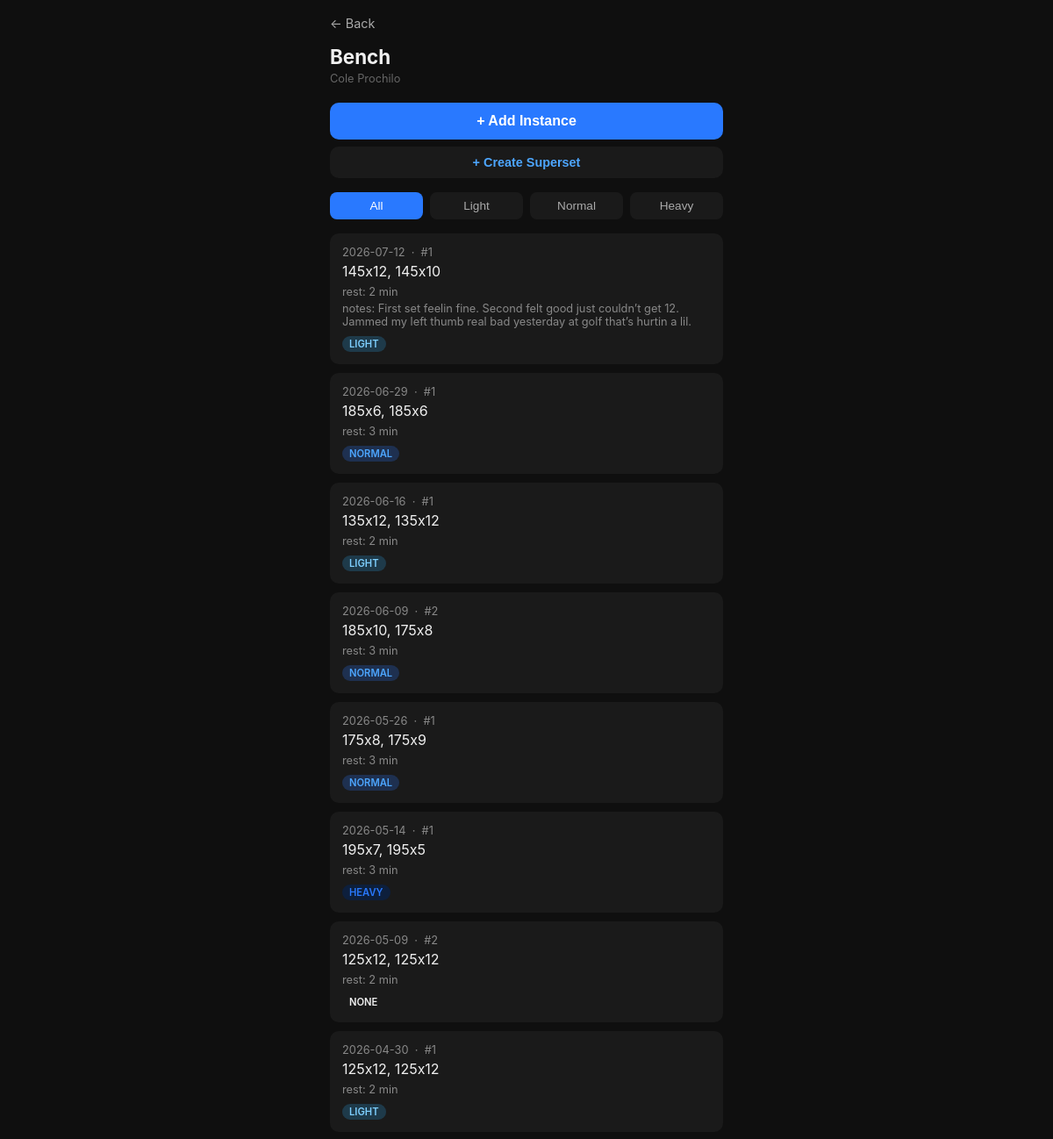
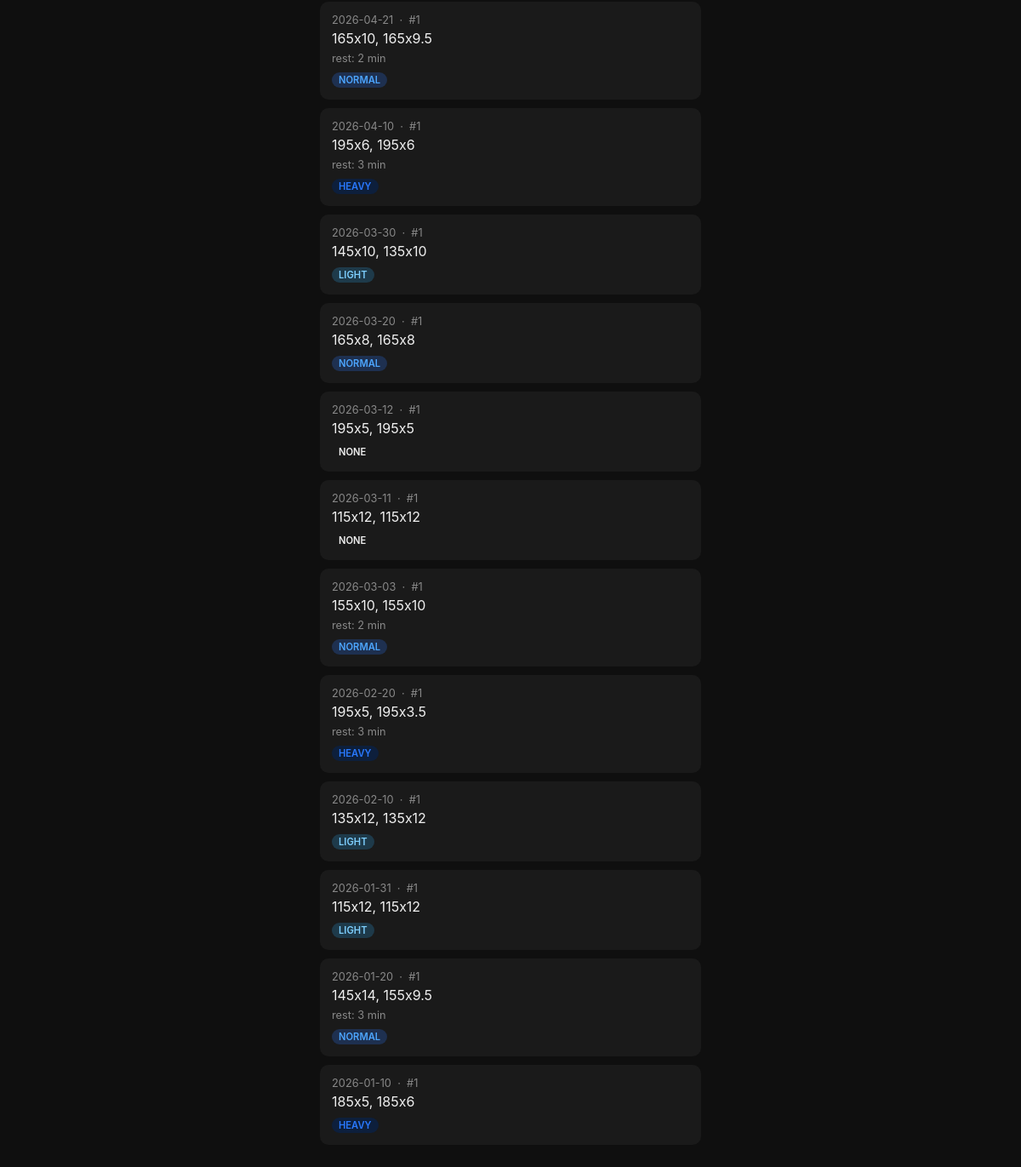
The page /user/1/exercise/21 on the database its author committed (2 pictures, top to bottom).
### tables this page shows
CREATE TABLE "exercises" (
    exercise_id   INTEGER PRIMARY KEY AUTOINCREMENT,
    primary_name  TEXT NOT NULL,
    muscle_group  TEXT,
    user_id       INTEGER REFERENCES users(user_id)
);

CREATE TABLE users (
    user_id       INTEGER PRIMARY KEY AUTOINCREMENT,
    username      TEXT NOT NULL UNIQUE,
    password_hash TEXT NOT NULL,
    date_created  TEXT NOT NULL
);

CREATE TABLE exercise_sets (
    set_id       INTEGER PRIMARY KEY AUTOINCREMENT,
    instance_id  INTEGER NOT NULL REFERENCES exercise_instances(instance_id),
    set_number   INTEGER NOT NULL,
    weight       REAL,
    reps         REAL,
    rest_time    REAL
, notes TEXT);

CREATE TABLE workout_sessions (
    workout_id    INTEGER PRIMARY KEY AUTOINCREMENT,
    user_id       INTEGER NOT NULL REFERENCES users(user_id),
    date          TEXT NOT NULL,
    split_day     TEXT REFERENCES split_days(name)
, ended INTEGER DEFAULT 0, notes TEXT);

CREATE TABLE exercise_instances (
    instance_id    INTEGER PRIMARY KEY AUTOINCREMENT,
    workout_id     INTEGER NOT NULL REFERENCES workout_sessions(workout_id),
    exercise_id    INTEGER NOT NULL REFERENCES exercises(exercise_id),
    entered_name   TEXT NOT NULL,
    intensity      TEXT,
    workout_index  INTEGER,
    notes          TEXT
);

### web_app.py (the view)
@app.route("/user/<int:user_id>/exercise/<int:exercise_id>")
def exercise_history(user_id, exercise_id):
    with get_conn() as conn:
        user = conn.execute("SELECT username FROM users WHERE user_id = ?", (user_id,)).fetchone()
        latest_session = conn.execute(
            "SELECT workout_id, date FROM workout_sessions WHERE user_id = ? ORDER BY workout_id DESC LIMIT 1",
            (user_id,)
        ).fetchone()
    intensity_filter = request.args.get("intensity")
    primary_name, history = get_exercise_history(exercise_id, user_id)
    if intensity_filter:
        history = [h for h in history if h["intensity"] == intensity_filter]
    return render_template("exercise_history.html", user_id=user_id, username=user[0],
                           primary_name=primary_name, history=history,
                           intensity_filter=intensity_filter, exercise_id=exercise_id,
                           latest_session_date=latest_session[1] if latest_session else None,
                           latest_session_id=latest_session[0] if latest_session else None)

### db.py (called while the page is built)
def get_conn():
    conn = sqlite3.connect(DB_PATH)
    conn.execute("PRAGMA foreign_keys = ON")
    return conn

### web_app.py (called while the page is built)
def _fmt_weight(w):
    return int(w) if w == int(w) else w

### templates/exercise_history.html (shortened to what this page needs)
{% extends "base.html" %}
{% block content %}
<a class="back-link" href="javascript:history.back()">← Back</a>
<h1>{{ primary_name.title() }}</h1>
<div class="username-tag">{{ username.title() }}</div>
{% if latest_session_date %}
  <button id="add-instance-btn" onclick="goToLog()" style="display:block; width:100%; background:#2979ff; color:#fff; text-align:center; padding:12px; border-radius:10px; margin-bottom:8px; font-size:1rem; font-weight:600; border:none; cursor:pointer;">+ Add Instance</button>
  <button onclick="goToSuperset()" style="display:block; width:100%; background:#1a1a1a; color:#4da6ff; text-align:center; padding:10px; border-radius:10px; margin-bottom:16px; font-size:0.9rem; font-weight:600; border:none; cursor:pointer;">+ Create Superset</button>
{% endif %}
<div class="filter-row">
  <button class="filter-btn {% if not intensity_filter %}active{% endif %}" onclick="location.replace('{{ url_for('exercise_history', user_id=user_id, exercise_id=exercise_id) }}');">All</button>
  <button class="filter-btn {% if intensity_filter == 'light' %}active{% endif %}" onclick="location.replace('{{ url_for('exercise_history', user_id=user_id, exercise_id=exercise_id, intensity='light') }}');">Light</button>
  <button class="filter-btn {% if intensity_filter == 'normal' %}active{% endif %}" onclick="location.replace('{{ url_for('exercise_history', user_id=user_id, exercise_id=exercise_id, intensity='normal') }}');">Normal</button>
  <button class="filter-btn {% if intensity_filter == 'heavy' %}active{% endif %}" onclick="location.replace('{{ url_for('exercise_history', user_id=user_id, exercise_id=exercise_id, intensity='heavy') }}');">Heavy</button>
</div>
{% if not history %}
  <p style="color:#666;">No history found.</p>
{% else %}
  {% for entry in history | reverse %}
  <div class="card">
    <div class="date-label">{{ entry.date }} &nbsp;·&nbsp; #{{ entry.workout_index }}</div>
    <div class="set-row">{{ entry.sets }}</div>
    {% if entry.rest %}
      <div class="meta">rest: {{ entry.rest }} min</div>
    {% endif %}
    {% if entry.notes %}
      <div class="meta">notes: {{ entry.notes }}</div>
    {% endif %}
    <div style="margin-top:6px;">
      <span class="badge {{ entry.intensity }}">{{ entry.intensity }}</span>
    </div>
  </div>
  {% endfor %}
{% endif %}
{% endblock %}

### templates/base.html (style rules this page uses)
* { box-sizing: border-box; margin: 0; padding: 0; }
body { font-family: -apple-system, BlinkMacSystemFont, sans-serif; background: #0f0f0f; color: #f0f0f0; padding: 16px; max-width: 480px; margin: 0 auto; }
h1 { font-size: 1.4rem; margin-bottom: 4px; }
a { color: #4da6ff; text-decoration: none; }
.card { background: #1a1a1a; border-radius: 10px; padding: 14px; margin-bottom: 10px; }
.badge { display: inline-block; font-size: 0.7rem; padding: 2px 8px; border-radius: 20px; font-weight: 600; text-transform: uppercase; }
.light { background: #1e3a4a; color: #7ecfff; }
.normal { background: #1e3050; color: #4da6ff; }
.heavy { background: #0d1f3c; color: #2979ff; }
.back-link { display: inline-block; margin-bottom: 16px; font-size: 0.9rem; color: #aaa; }
.set-row { font-size: 1rem; margin-bottom: 6px; }
.date-label { font-size: 0.8rem; color: #888; margin-bottom: 4px; }
.meta { font-size: 0.8rem; color: #888; margin-top: 4px; }
.filter-row { display: flex; gap: 8px; margin-bottom: 16px; }
.filter-btn { flex: 1; padding: 8px; border-radius: 8px; border: none; background: #1a1a1a; color: #aaa; font-size: 0.85rem; cursor: pointer; text-align: center; text-decoration: none; }
.filter-btn.active { background: #2979ff; color: #fff; }
.username-tag { font-size: 0.8rem; color: #666; margin-bottom: 20px; }

### rows shown on the page
exercises: title "Bench"
users: title "Cole Prochilo"
exercise_sets: date "2026-07-12", workout_index "1", sets "145x12, 145x10", rest "2", notes "First set feelin fine. Second felt good just couldn’t get 12. Jammed my left thumb real bad yesterday at golf that’s hurtin a lil.", intensity "LIGHT"
exercise_sets: date "2026-06-29", workout_index "1", sets "185x6, 185x6", rest "3", intensity "NORMAL"
exercise_sets: date "2026-06-16", workout_index "1", sets "135x12, 135x12", rest "2", intensity "LIGHT"
exercise_sets: date "2026-06-09", workout_index "2", sets "185x10, 175x8", rest "3", intensity "NORMAL"
exercise_sets: date "2026-05-26", workout_index "1", sets "175x8, 175x9", rest "3", intensity "NORMAL"
exercise_sets: date "2026-05-14", workout_index "1", sets "195x7, 195x5", rest "3", intensity "HEAVY"
exercise_sets: date "2026-05-09", workout_index "2", sets "125x12, 125x12", rest "2", intensity "NONE"
exercise_sets: date "2026-04-30", workout_index "1", sets "125x12, 125x12", rest "2", intensity "LIGHT"
exercise_sets: date "2026-04-21", workout_index "1", sets "165x10, 165x9.5", rest "2", intensity "NORMAL"
exercise_sets: date "2026-04-10", workout_index "1", sets "195x6, 195x6", rest "3", intensity "HEAVY"
exercise_sets: date "2026-03-30", workout_index "1", sets "145x10, 135x10", intensity "LIGHT"
exercise_sets: date "2026-03-20", workout_index "1", sets "165x8, 165x8", intensity "NORMAL"
exercise_sets: date "2026-03-12", workout_index "1", sets "195x5, 195x5", intensity "NONE"
exercise_sets: date "2026-03-11", workout_index "1", sets "115x12, 115x12", intensity "NONE"
exercise_sets: date "2026-03-03", workout_index "1", sets "155x10, 155x10", rest "2", intensity "NORMAL"
exercise_sets: date "2026-02-20", workout_index "1", sets "195x5, 195x3.5", rest "3", intensity "HEAVY"
exercise_sets: date "2026-02-10", workout_index "1", sets "135x12, 135x12", intensity "LIGHT"
exercise_sets: date "2026-01-31", workout_index "1", sets "115x12, 115x12", intensity "LIGHT"
exercise_sets: date "2026-01-20", workout_index "1", sets "145x14, 155x9.5", rest "3", intensity "NORMAL"
exercise_sets: date "2026-01-10", workout_index "1", sets "185x5, 185x6", intensity "HEAVY"
